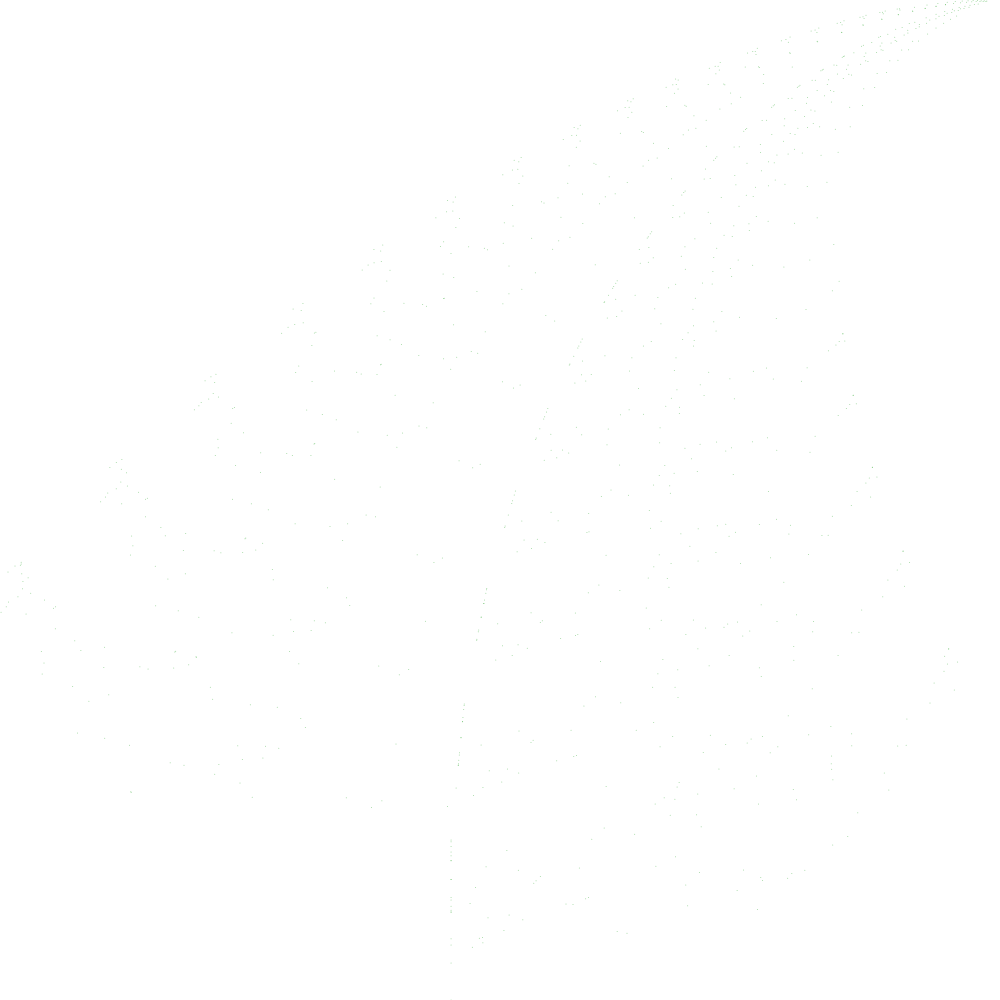
Frame 1 (no input)
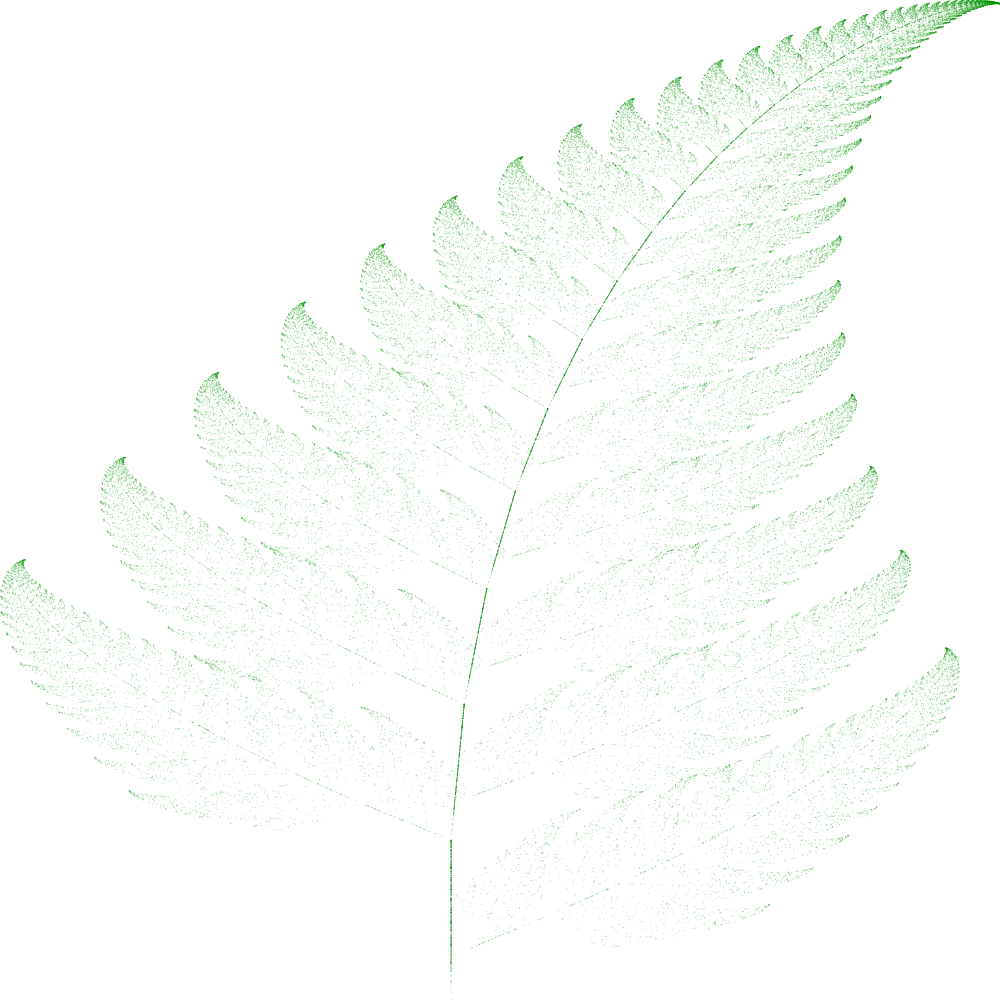
Frame 60 (no input)
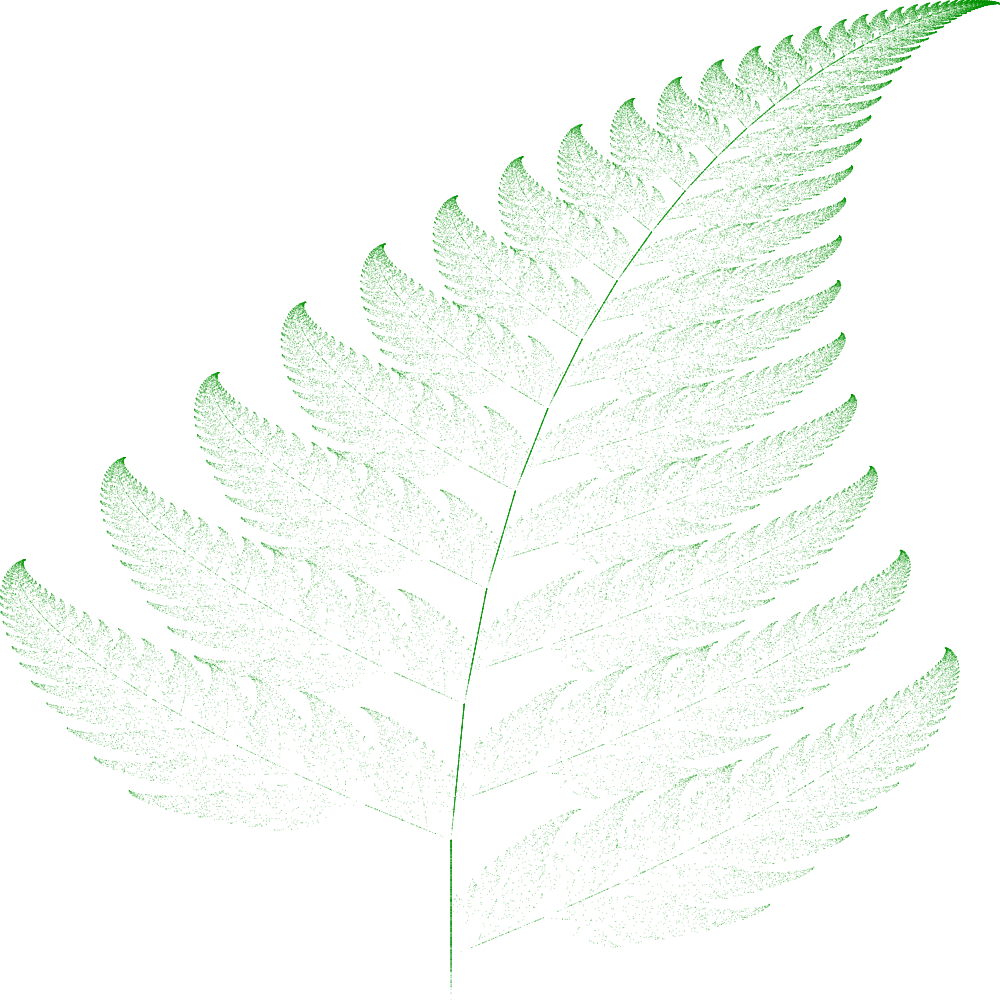
Frame 120 (the mouse pressed at the canvas centre since frame 60)

The p5.js sketch that drew these frames (run headless with seeded random() and noise() and a simulated clock; from frame 60 on, the mouse is pressed at the canvas centre):

// p5.js sketch
// ── sketch.js
const speed = 1000,
  coefficients = [[[0, 0, 0], [0, 0.16, 0]], [[0.85, 0.04, 0], [-0.04, 0.85, 1.6]], [[0.2, -0.26, 0], [0.23, 0.22, 1.6]], [[-0.15, 0.28, 0], [0.26, 0.24, 0.44]]],
  probabilities = [0.01, 0.85, 0.07, 0.07];
let cPoint;

function setup() {
  createCanvas(min(windowWidth, windowHeight), min(windowWidth, windowHeight));

  cPoint = createVector(0, 0);

  noFill();
  stroke(0, 150, 0, 100);
  strokeWeight(1);

  background(255);
}

function draw() {
  translate(0, height);
  for (let i = 0; i < speed; i++) {
    point(map(cPoint.x, -2.1820, 2.6558, 0, width), -map(cPoint.y, 0, 9.9983, 0, height));
    cPoint = getNextPoint(random());
  }
}

function getNextPoint(prob) {
  let x, y;
  if (prob < probabilities[0]) {
    x = coefficients[0][0][0] * cPoint.x + coefficients[0][0][1] * cPoint.y + coefficients[0][0][2];
    y = coefficients[0][1][0] * cPoint.x + coefficients[0][1][1] * cPoint.y + coefficients[0][1][2];
  }
  else if (prob < probabilities[0] + probabilities[1]) {
    x = coefficients[1][0][0] * cPoint.x + coefficients[1][0][1] * cPoint.y + coefficients[1][0][2];
    y = coefficients[1][1][0] * cPoint.x + coefficients[1][1][1] * cPoint.y + coefficients[1][1][2];
  }
  else if (prob < probabilities[0] + probabilities[1] + probabilities[2]) {
    x = coefficients[2][0][0] * cPoint.x + coefficients[2][0][1] * cPoint.y + coefficients[2][0][2];
    y = coefficients[2][1][0] * cPoint.x + coefficients[2][1][1] * cPoint.y + coefficients[2][1][2];
  }
  else {
    x = coefficients[3][0][0] * cPoint.x + coefficients[3][0][1] * cPoint.y + coefficients[3][0][2];
    y = coefficients[3][1][0] * cPoint.x + coefficients[3][1][1] * cPoint.y + coefficients[3][1][2];
  }

  return createVector(x, y);
}
